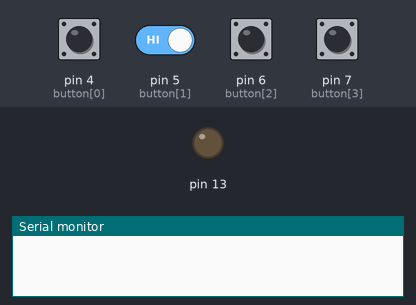
A sketch run on a simulated Arduino Uno, built with avr-gcc and run on an emulated ATmega328P. Parts: output pins drawn as LEDs (lit = HIGH), the last lines printed to the serial monitor. Inputs (shaded band) come from the test bench; at power-on: pin 4 (button[0]), pin 5 (button[1]), pin 6 (button[2]), pin 7 (button[3]) HIGH. No radio packets arrive unless stated.

Above: at 1.2 s.
1.3 s: pin 4 (button[0]) pulled LOW for 1 s
At 1.86 s:
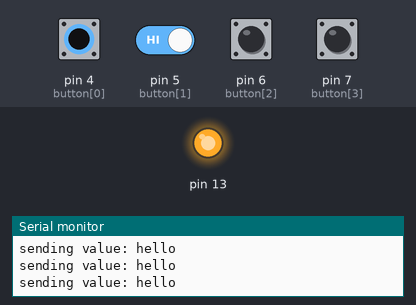
4.3 s: pin 4 (button[0]) driven LOW and pin 5 (button[1]) driven LOW
At 4.46 s:
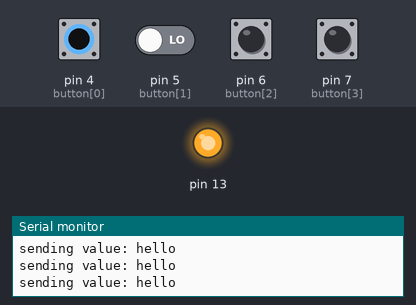
Timing chart, 0 to 7.3 s (numbered marks = the images above; inputs shaded):
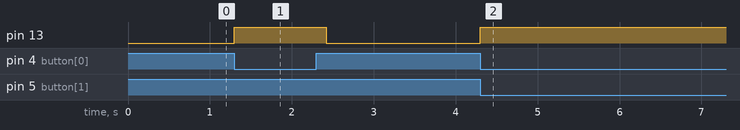

Measured:
- after the input at 1.3 s, pin 13: LOW → HIGH at once, → LOW 1.1 s later
- after the input at 4.3 s, pin 13: LOW → HIGH at once

The sketch:

RFTransmitterTest.ino
```cpp
#include <VirtualWire.h>

int button[4] = {4,5,6,7};
char* arr[4] = {"1","2","3","4"};

void setup()
{
  // Initialize the IO and ISR
  for(int i = 0; i < 4; i++){
    pinMode(button[i], INPUT_PULLUP);
  }
  pinMode(13, OUTPUT);
  vw_setup(2000); // Bits per sec
  vw_set_tx_pin(12);
  Serial.begin(9600);
}

void loop()
{
  for(int i = 0; i < 4; i++){
    if(digitalRead(button[i]) == LOW){
        digitalWrite(13,HIGH);
        Serial.print("sending value: ");
        send("hello");
        delay(100);
    }
    digitalWrite(13,LOW);
  }
}

void send (char *message)
{
  vw_send((uint8_t *)message, strlen(message));
  vw_wait_tx(); // Wait until the whole message is gone
  Serial.println("hello");
}
```
